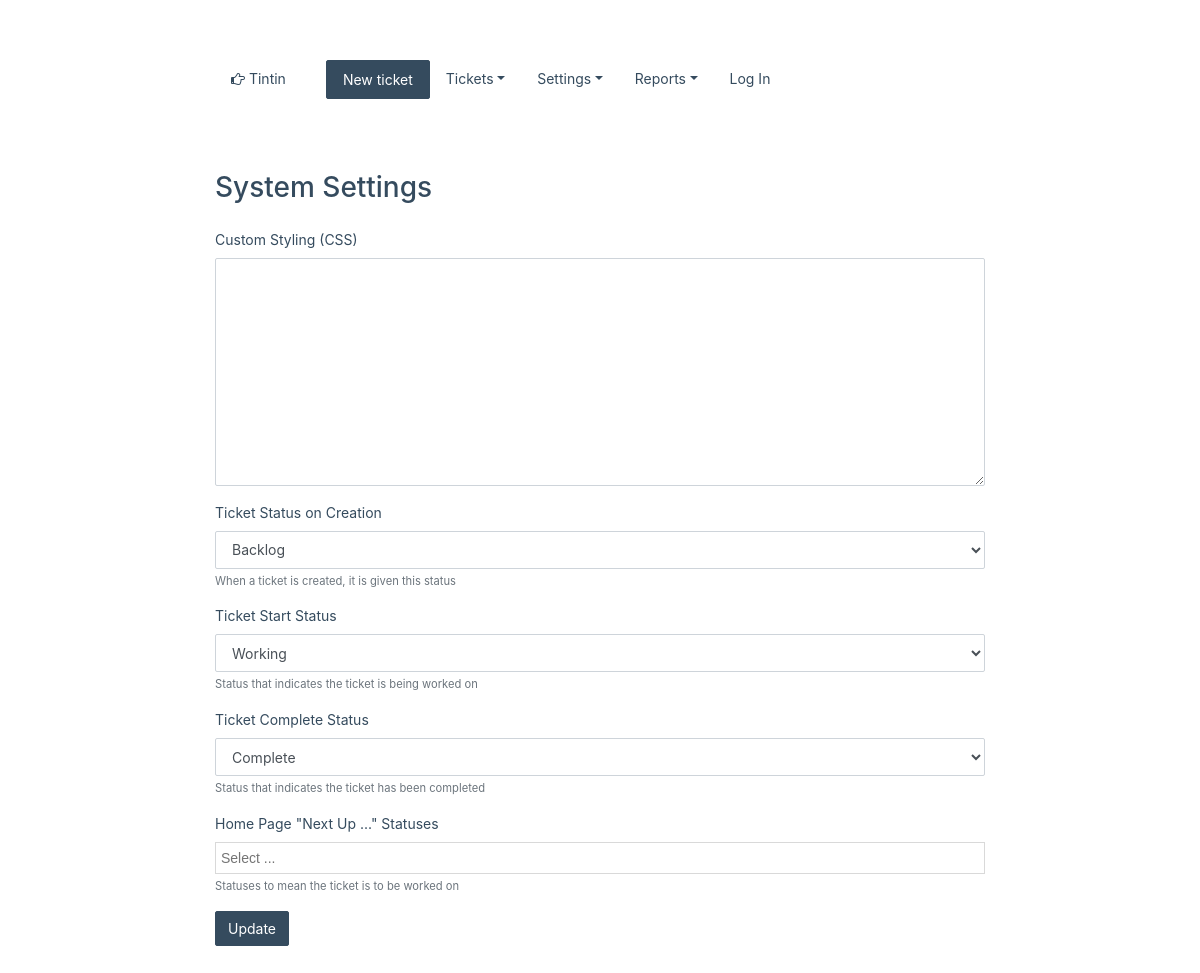
The page /index.php/settings on the database its author committed.
### tables this page shows
CREATE TABLE IF NOT EXISTS `settings` (
  `id` int(11) NOT NULL DEFAULT '1',
  `group_name` int(11) DEFAULT NULL,
  `owner` int(11) DEFAULT NULL,
  `start_status` int(11) DEFAULT NULL,
  `work_start_status` int(11) DEFAULT NULL,
  `work_complete_status` int(11) DEFAULT NULL,
  `next_up_statuses` varchar(50) DEFAULT NULL,
  `kanban_statuses` varchar(50) DEFAULT NULL,
  `css` text,
  `register_open` enum('Y','N') DEFAULT NULL,
  KEY `id` (`id`)
);

CREATE TABLE IF NOT EXISTS `statuses` (
  `sid` int(11) NOT NULL AUTO_INCREMENT,
  `label` varchar(50) NOT NULL,
  `description` text,
  `place` int(11) DEFAULT NULL,
  `created` datetime DEFAULT CURRENT_TIMESTAMP,
  `active` enum('Y','N') NOT NULL DEFAULT 'N',
  PRIMARY KEY (`sid`)
);

### application/controllers/Settings.php (called while the page is built, shortened)
<?php
class Settings extends CI_Controller {
    public function __construct()
    {
        $this->load->model('settings_model');
        $this->load->model('statuses_model');
        $this->load->library('form_validation');
    }
    public function index()
    {
        $statuses = $this->statuses_model->get_statuses();
        $settings = $this->settings_model->get_settings();
        $this->load->view('settings', compact('settings', 'statuses', 'title', 'next_up_statuses'));
    }
}

### index.php (called while the page is built, shortened)
<?php
require_once BASEPATH.'core/CodeIgniter.php';

### application/models/statuses_model.php (called while the page is built, shortened)
<?php
class Statuses_model extends CI_Model {
    public function get_statuses()
    {
        $this->db->order_by('place', 'asc');
        $this->db->where('active', 'Y');
        $query = $this->db->get('statuses');
        return $query->result();
    }
}

### application/models/settings_model.php (called while the page is built, shortened)
<?php
class Settings_model extends CI_Model {
    public function get_settings()
    {
        $this->db->limit(1);
        $query = $this->db->get('settings');
        return $query->first_row();
    }
    public function get_setting($setting)
    {
        $this->db->limit(1);
        $this->db->select($setting);
        $query = $this->db->get('settings');
        return $query->first_row()->$setting;
    }
}

### application/views/settings.php (the view, shortened to what this page needs)
<div class="col-sm-12">
    <h1>System Settings</h1>
    <form method="post" action="<?php echo base_url() ?>/settings/edit/">
        <div class="form-group">
            <label for="">Custom Styling (CSS)</label>
            <textarea class="form-control" name="css" rows="10"><?php echo $settings->css ?></textarea>
        </div>
        <div class="form-group <?php if(form_error('start_status')) echo 'has-danger' ?>">
            <label for="start_status">Ticket Status on Creation</label>
            <select class="form-control" id="start_status" name="start_status">
                <?php foreach($statuses as $status): ?>
                    <option value="<?php echo $status->sid ?>" <?php if($settings->start_status == $status->sid) echo 'selected' ?>><?php echo $status->label ?></option>
                <?php endforeach ?>
            </select>
            <small class="form-text text-muted">When a ticket is created, it is given this status</small>
        </div>
        <div class="form-group <?php if(form_error('work_start_status')) echo 'has-danger' ?>">
            <label for="work_start_status">Ticket Start Status</label>
            <select class="form-control" id="work_start_status" name="work_start_status">
                <?php foreach($statuses as $status): ?>
                    <option value="<?php echo $status->sid ?>" <?php if($settings->work_start_status == $status->sid) echo 'selected' ?>><?php echo $status->label ?></option>
                <?php endforeach ?>
            </select>
            <small class="form-text text-muted">Status that indicates the ticket is being worked on</small>
        </div>
        <div class="form-group <?php if(form_error('work_complete_status')) echo 'has-danger' ?>">
            <label for="work_complete_status">Ticket Complete Status</label>
            <select class="form-control" id="work_complete_status" name="work_complete_status">
                <?php foreach($statuses as $status): ?>
                    <option value="<?php echo $status->sid ?>" <?php if($settings->work_complete_status == $status->sid) echo 'selected' ?>><?php echo $status->label ?></option>
                <?php endforeach ?>
            </select>
            <small class="form-text text-muted">Status that indicates the ticket has been completed</small>
        </div>
        <div class="form-group <?php if(form_error('next_up_statuses')) echo 'has-danger' ?>">
            <label for="next_up_statuses">Home Page "Next Up ..." Statuses</label>
            <small class="form-text text-muted">Statuses to mean the ticket is to be worked on</small>
        </div>
        <button type="submit" class="btn btn-primary">Update</button>
    </form>
</div>

### css/style.css (style rules this page uses)
body { padding-bottom: 120px; font-size: 14px; color: #354B5E; line-height: 1.5; text-rendering: optimizeLegibility; }
h1 { font-size: 2em; margin-top: 12px; margin-bottom: 24px; }
.btn { font-size: 1em; border-radius: 2px; }
.btn-primary, .btn-primary.active, .btn-primary:active, .open>.btn-primary.dropdown-toggle { color: #fff; background-color: #354B5E; border-color: #354B5E; }
.form-control { padding: .5rem .75rem; border-radius: 2px; font-size: 1em; }

### rows shown on the page
settings: start_status "Backlog", work_start_status "Working", work_complete_status "Complete"
